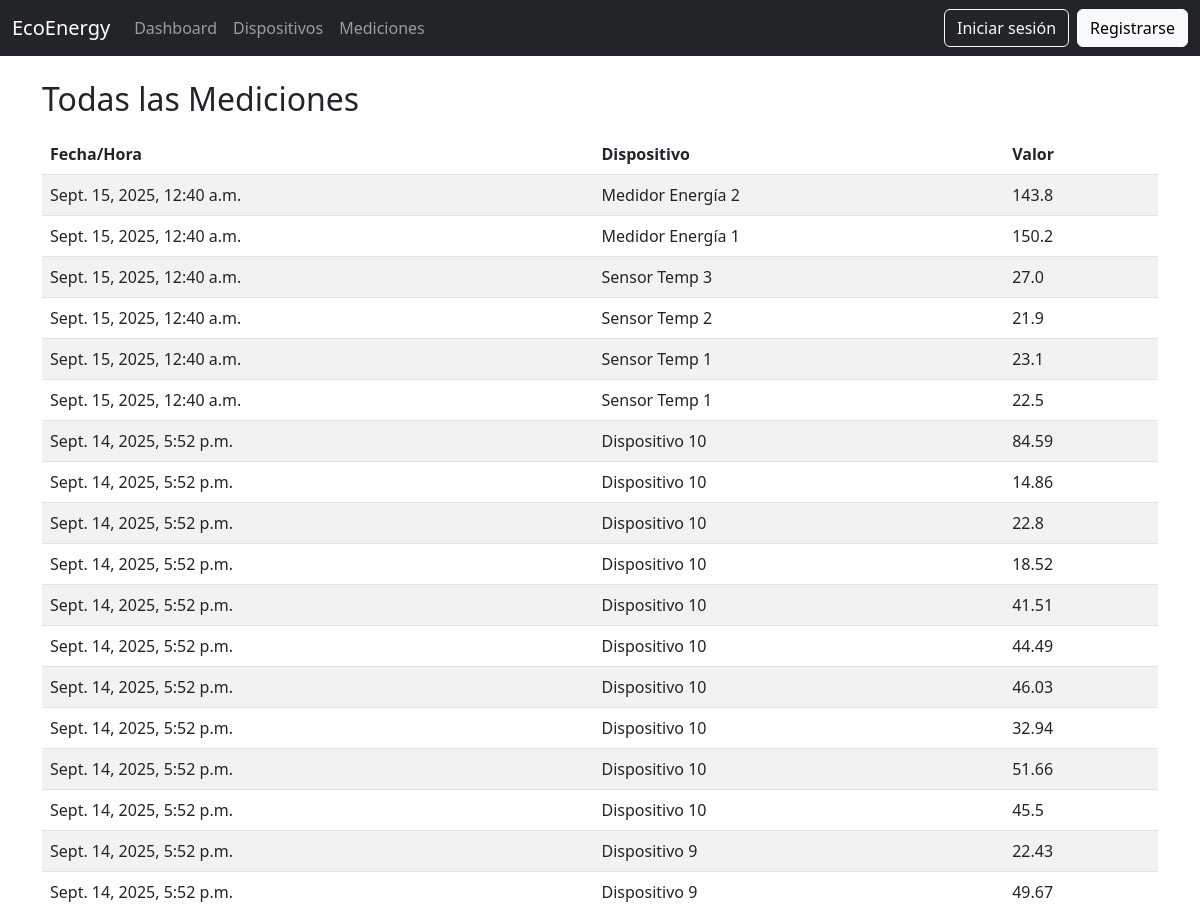
/measurements/ (upper part), run on an earlier commit of the app's database.
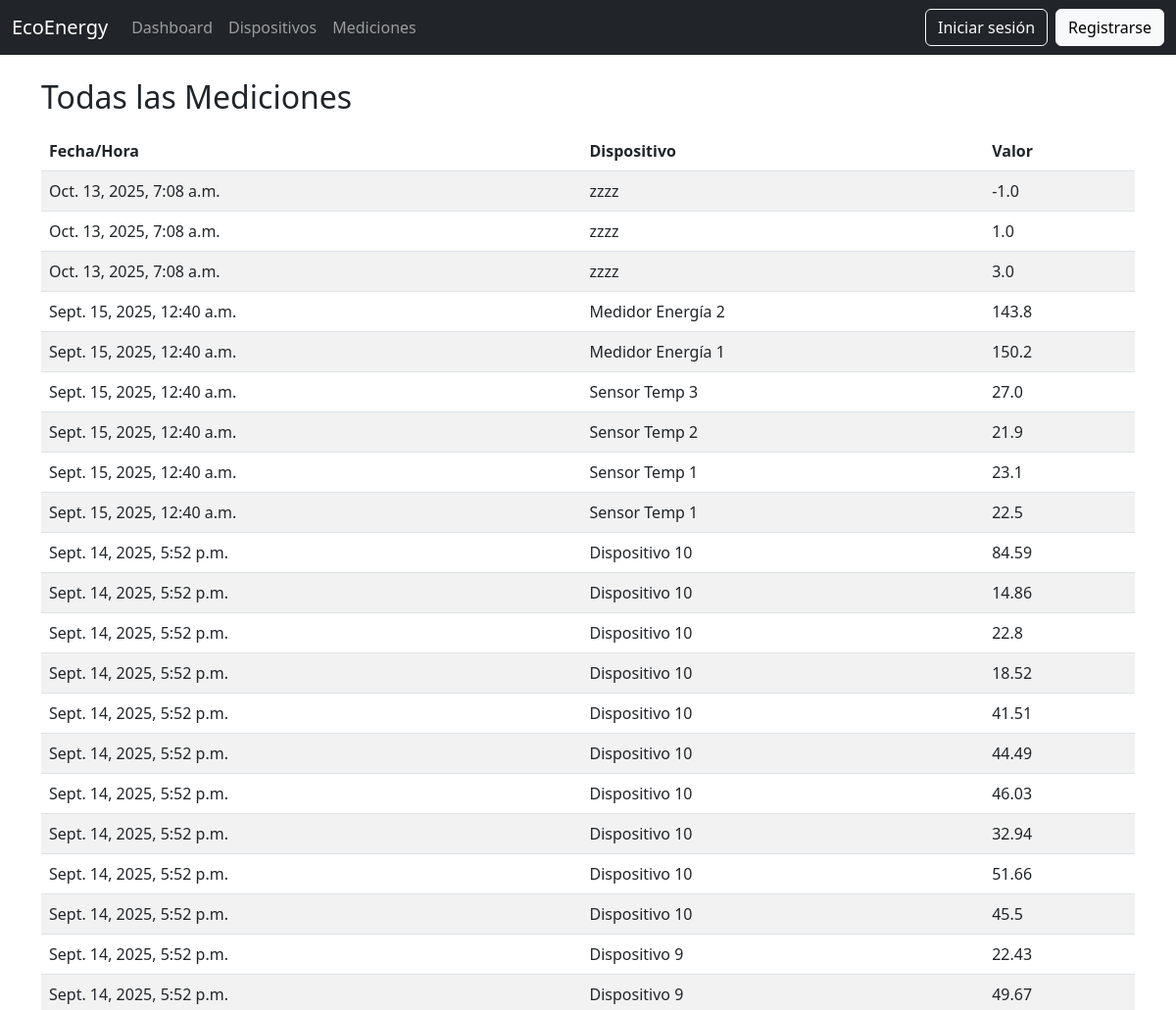
And on a later commit of the database.
### core/models.py (models this page shows, shortened)
class Measurement(models.Model):
    device = models.ForeignKey(Device, on_delete=models.CASCADE)
    value = models.FloatField()
    created_at = models.DateTimeField(auto_now_add=True)
    updated_at = models.DateTimeField(auto_now=True)
    deleted_at = models.DateTimeField(null=True, blank=True)

class Device(models.Model):
    name = models.CharField(max_length=100)
    category = models.ForeignKey(Category, on_delete=models.CASCADE)
    zone = models.ForeignKey(Zone, on_delete=models.CASCADE)
    organization = models.ForeignKey(Organization, on_delete=models.CASCADE)
    created_at = models.DateTimeField(auto_now_add=True)
    updated_at = models.DateTimeField(auto_now=True)
    deleted_at = models.DateTimeField(null=True, blank=True)

### core/views.py (the view)
# urls.py: path("measurements/", views.measurement_list, name="measurement_list"),
def measurement_list(request):
    measurements = Measurement.objects.select_related("device").order_by("-created_at")
    return render(request, "core/measurement_list.html", {"measurements": measurements})

### core/templates/core/measurement_list.html (shortened to what this page needs)
{% extends "base.html" %}
{% block content %}
<div class="container mt-4">
  <h2 class="mb-3">Todas las Mediciones</h2>
  <table class="table table-striped">
    <thead>
      <tr>
        <th>Fecha/Hora</th>
        <th>Dispositivo</th>
        <th>Valor</th>
      </tr>
    </thead>
    <tbody>
      {% for m in measurements %}
        <tr>
          <td>{{ m.created_at }}</td>
          <td>{{ m.device.name }}</td>
          <td>{{ m.value }}</td>
        </tr>
      {% empty %}
        <tr><td colspan="3">No hay mediciones disponibles</td></tr>
      {% endfor %}
    </tbody>
  </table>
</div>
{% endblock %}

What changed in the data, as far as the page shows it:
added Measurement: created_at "Oct. 13, 2025, 7:08 a.m.", device.name "zzzz", value "-1.0"
added Measurement: created_at "Oct. 13, 2025, 7:08 a.m.", device.name "zzzz", value "1.0"
added Measurement: created_at "Oct. 13, 2025, 7:08 a.m.", device.name "zzzz", value "3.0"
